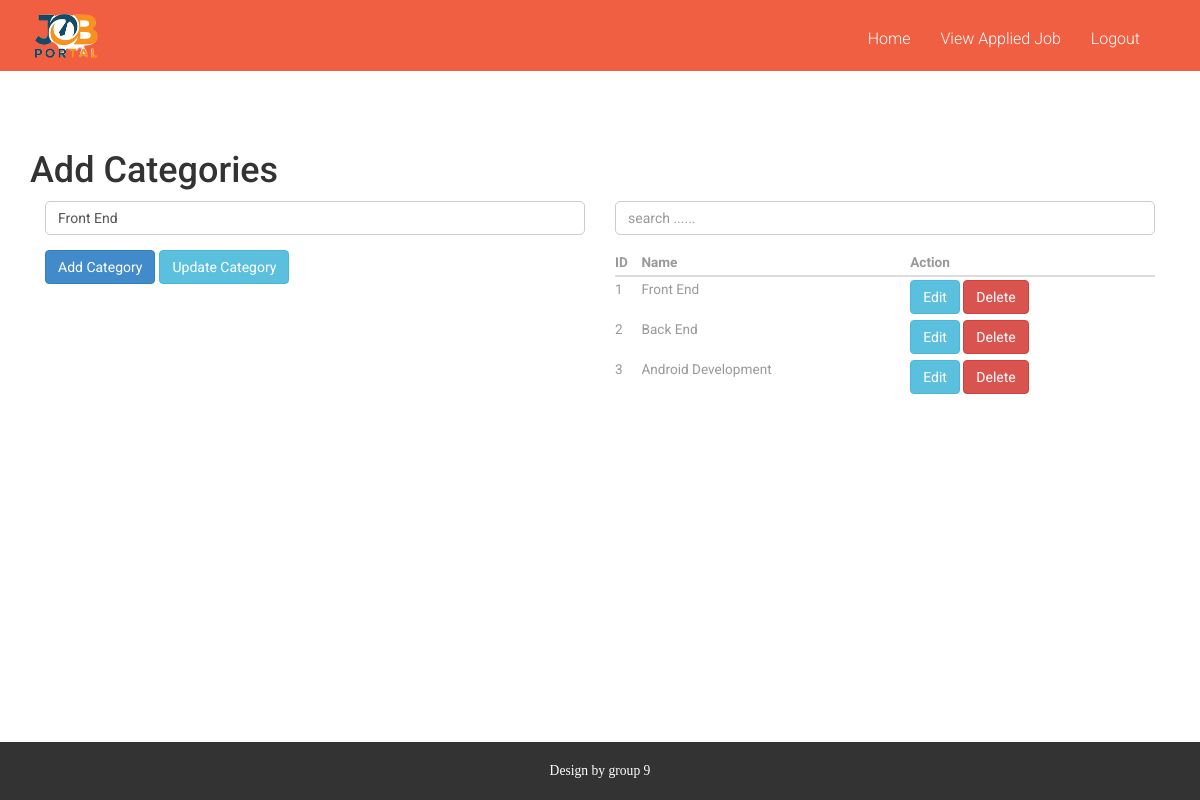
/categories.php?catid=1 (signed in), run on the app's committed database.
### tables this page shows
CREATE TABLE `categories` (
  `catid` int(11) NOT NULL,
  `name` varchar(50) NOT NULL
);

### categories.php (the view, shortened to what this page needs)
<!DOCTYPE html>
<html lang="en">
<head>
     <?php
     include('header_link.php');
     include('dbconnect.php');
     ?>
</head>
<body>
     <?php
     include('header.php');
     $catid = $_GET['catid'];
     $sql = "select * from categories where catid='$catid'";
     $rs = mysqli_query($con, $sql);
     $catdata = mysqli_fetch_array($rs);
     ?>
     <div class="container">
          <div class="single">
               <h1>Add Categories</h1>
               <div class="col-md-6">
                    <form action="categories.php" method="post">
                         <div class="form-group">
                              <input type="text" placeholder="enter a name" name="Name" value="<?= $catdata['name'] ?>" class="form-control">
                         </div>
                         <input type="submit" name="addcat" value="Add Category" class="btn btn-primary">
                         <input type="submit" name="updatecat" value="Update Category" class="btn btn-info">
                    </form>
               </div>
               <div class="col-md-6">
                    <div class="form-group">
                         <input type="text" id="myinput" placeholder="search ......" class="form-control">
                    </div>
                    <table class="table">
                         <thead>
                              <tr>
                                   <th>ID</th>
                                   <th>Name</th>
                                   <th>Action</th>
                              </tr>
                         </thead>
                         <tbody id="mytable">
                              <?php
                              $sql = "select * from categories";
                              $rs = mysqli_query($con, $sql);
                              while ($data = mysqli_fetch_array($rs)) {
                              ?>
                                   <tr>
                                        <td><?= $data['catid'] ?></td>
                                        <td><?= $data['name'] ?></td>
                                        <td>
                                             <a href="categories.php?catid=<?= $data['catid'] ?>" class="btn btn-info"> Edit</a>
                                             <a href="categories.php?delcatid=<?= $data['catid'] ?>" class="btn btn-danger"> Delete</a>
                                        </td>
                                   </tr>
                              <?php
                              }
                              ?>
                         </tbody>
                    </table>
               </div>
          </div>
     </div>
     <br><br>
     <?php include('footer.php'); ?>
</body>
</html>

### css/style.css (style rules this page uses)
h4, h5, h6, h1, h2, h3 { margin-top: 0; }
html, body { font-family: 'Roboto', sans-serif; font-size: 100%; background: #fff; }
body a { transition: 0.5s all; -webkit-transition: 0.5s all; -moz-transition: 0.5s all; -o-transition: 0.5s all; -ms-transition: 0.5s all; }
.single { padding: 5em 0; }
input.form-control { box-shadow: none; background-color: #fff; border-radius: 5px; }
.table>tbody>tr>td, .table>tbody>tr>th, .table>tfoot>tr>td, .table>tfoot>tr>th, .table>thead>tr>td, .table>thead>tr>th { border-top: none; padding: 3px 0; }
.table>thead>tr>th, .table>tbody>tr>th, .table>tfoot>tr>th, .table>thead>tr>td, .table>tbody>tr>td, .table>tfoot>tr>td { font-size: 0.85em; color: #999; }

### data on the page
categories: Name "Front End", catid "1", name "Front End"
categories: catid "2", name "Back End"
categories: catid "3", name "Android Development"
